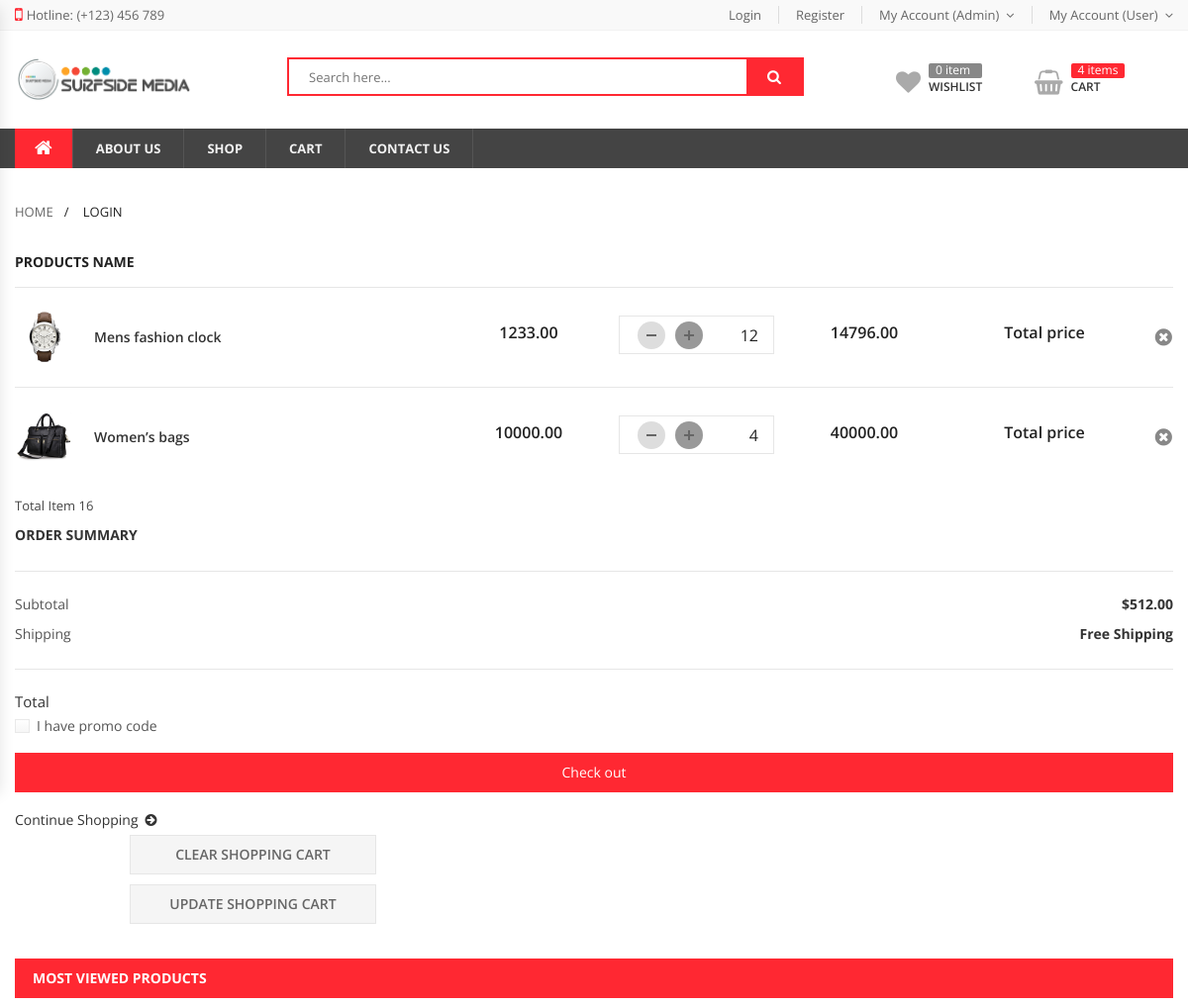
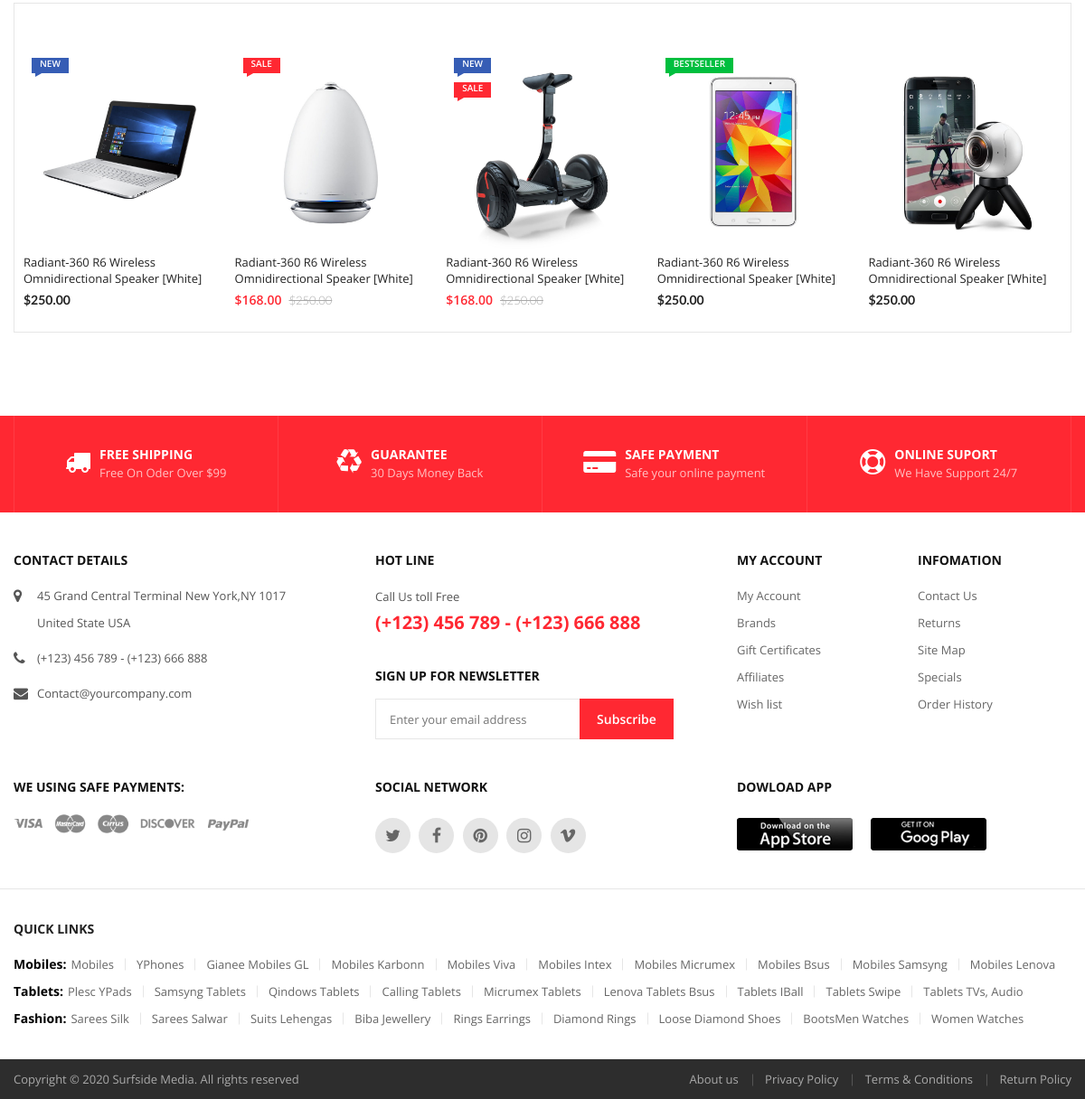
Screenshot of /products/cart/ (signed in) with the database file from the repository (2 pictures, top to bottom).
### orders/models.py (models this page shows, shortened)
class OrderItem(models.Model):
	product = models.ForeignKey(Product, on_delete=models.SET_NULL, null=True)
	order = models.ForeignKey(Order, on_delete=models.SET_NULL, null=True)
	quantity = models.IntegerField(default=0, null=True, blank=True)
	date_added = models.DateTimeField(auto_now_add=True)
	@property
	def get_total(self):
		total = self.product.price * self.quantity
		return total

### products/models.py (models this page shows, shortened)
class Product(models.Model):
    name = models.CharField(max_length=100)
    price = models.FloatField()
    discount_price = models.FloatField(blank=True, null=True)
    category = models.ForeignKey(Category,related_name='products',on_delete=models.CASCADE)
    description = models.TextField(blank=True, null=True)
    image = models.ImageField(upload_to='product_img',default='/static/images/default/demo.jpg')
    available = models.BooleanField(default=True)
    created_at = models.DateTimeField(auto_now_add=True)
    updated_at = models.DateTimeField(auto_now=True)
    favourites = models.ManyToManyField(Accounts, related_name='favourite', default=None, blank=True)
    is_verified = models.BooleanField(
        _('verified'),
        default=False,
        help_text=_(
            'Designates whether this product has been verified.'
            'Un-verified will not show in website.'
        ),
    )

### products/views.py (the view)
# urls.py: path('cart/', cart, name="cart_page"),
def cart(request):
	if request.user.is_authenticated:
		customer = request.user
		order, created = Order.objects.get_or_create(customer=customer, complete=False)
		items = order.orderitem_set.all()
		cartItems = order.get_cart_items
	else:
		items = []
		order = {'get_cart_total':0, 'get_cart_items':0, 'shipping':False}
		cartItems = order['get_cart_items']
	context = {'items':items, 'order':order, 'cartItems':cartItems}
	return render(request, 'orders/cart.html', context)

### orders/models.py (called while the page is built)
	@property
	def get_cart_items(self):
		orderitems = self.orderitem_set.all()
		total = sum([item.quantity for item in orderitems])
		return total

### users/models.py (called while the page is built)
    def __str__(self):
        return self.email

### templates/orders/cart.html (shortened to what this page needs)
{% extends 'base.html' %}
{% load static %}
{% block content %}
	<main id="main" class="main-site">
		<div class="container">
			<div class="wrap-breadcrumb">
				<ul>
					<li class="item-link"><a href="#" class="link">home</a></li>
					<li class="item-link"><span>login</span></li>
				</ul>
			</div>
			<div class=" main-content-area">
				<div class="wrap-iten-in-cart">
					<h3 class="box-title">Products Name</h3>
					<ul class="products-cart">
                        {% for item in items %}
						<li class="pr-cart-item">
							<div class="product-image">
								<figure><img src="{{item.product.image.url}}" alt=""></figure>
							</div>
							<div class="product-name">
								<a class="link-to-product" href="#">{{item.product.name}}</a>
							</div>
							<div class="price-field produtc-price"><p class="price">{{item.product.price|floatformat:2}}</p></div>
							<div class="quantity">
								<div class="quantity-input">
									<input type="text" name="product-quatity" value="{{item.quantity}}" data-max="120" pattern="[0-9]*" >
									<a class="btn btn-increase update-cart" data-product="{{item.product.id}}" data-action="add" href="#"></a>
									<a class="btn btn-reduce update-cart" data-product="{{item.product.id}}" data-action="remove" href="#"></a>
								</div>
							</div>
							<div class="price-field sub-total">
                                <p class="price">{{item.get_total|floatformat:2}}</p>
                            </div>
                            <div class="price-field sub-total">
                                <p class="price">Total price {{item.get_cart_total}}</p>
                            </div>
							<div class="delete">
								<a href="#" class="btn btn-delete" title="">
									<i class="fa fa-times-circle" aria-hidden="true"></i>
								</a>
							</div>
						</li>
                        {% endfor %}
					</ul>
				</div>
                <div class="price-field sub-total">
                    <p class="price">Total Item {{cartItems}}</p>
                </div>
				<div class="summary">
					<div class="order-summary">
						<h4 class="title-box">Order Summary</h4>
						<p class="summary-info"><span class="title">Subtotal</span><b class="index">$512.00</b></p>
						<p class="summary-info"><span class="title">Shipping</span><b class="index">Free Shipping</b></p>
						<p class="summary-info total-info "><span class="title">Total</span><b class="index">{{item.get_total|floatformat:2}}</b></p>
					</div>
					<div class="checkout-info">
						<label class="checkbox-field">
							<input class="frm-input " name="have-code" id="have-code" value="" type="checkbox"><span>I have promo code</span>
						</label>
						<a class="btn btn-checkout" href="checkout.html">Check out</a>
						<a class="link-to-shop" href="shop.html">Continue Shopping<i class="fa fa-arrow-circle-right" aria-hidden="true"></i></a>
					</div>
					<div class="update-clear">
						<a class="btn btn-clear" href="#">Clear Shopping Cart</a>
						<a class="btn btn-update" href="#">Update Shopping Cart</a>
					</div>
				</div>
				<div class="wrap-show-advance-info-box style-1 box-in-site">
					<h3 class="title-box">Most Viewed Products</h3>
					<div class="wrap-products">
						<div class="products slide-carousel owl-carousel style-nav-1 equal-container" data-items="5" data-loop="false" data-nav="true" data-dots="false" data-responsive='{"0":{"items":"1"},"480":{"items":"2"},"768":{"items":"3"},"992":{"items":"3"},"1200":{"items":"5"}}' >
							<div class="product product-style-2 equal-elem ">
								<div class="product-thumnail">
									<a href="#" title="T-Shirt Raw Hem Organic Boro Constrast Denim">
										<figure><img src="assets/images/products/digital_04.jpg" width="214" height="214" alt="T-Shirt Raw Hem Organic Boro Constrast Denim"></figure>
									</a>
									<div class="group-flash">
										<span class="flash-item new-label">new</span>
									</div>
									<div class="wrap-btn">
									</div>
								</div>
								<div class="product-info">
									<a href="#" class="product-name"><span>Radiant-360 R6 Wireless Omnidirectional Speaker [White]</span></a>
									<div class="wrap-price"><span class="product-price">$250.00</span></div>
								</div>
							</div>
							<div class="product product-style-2 equal-elem ">
								<div class="product-thumnail">
									<a href="#" title="T-Shirt Raw Hem Organic Boro Constrast Denim">
										<figure><img src="assets/images/products/digital_17.jpg" width="214" height="214" alt="T-Shirt Raw Hem Organic Boro Constrast Denim"></figure>
									</a>
									<div class="group-flash">
										<span class="flash-item sale-label">sale</span>
									</div>
									<div class="wrap-btn">
									</div>
								</div>
								<div class="product-info">
									<a href="#" class="product-name"><span>Radiant-360 R6 Wireless Omnidirectional Speaker [White]</span></a>
									<div class="wrap-price"><ins><p class="product-price">$168.00</p></ins> <del><p class="product-price">$250.00</p></del></div>
								</div>
							</div>
							<div class="product product-style-2 equal-elem ">
								<div class="product-thumnail">
									<a href="#" title="T-Shirt Raw Hem Organic Boro Constrast Denim">
										<figure><img src="assets/images/products/digital_15.jpg" width="214" height="214" alt="T-Shirt Raw Hem Organic Boro Constrast Denim"></figure>
									</a>
									<div class="group-flash">
										<span class="flash-item new-label">new</span>
										<span class="flash-item sale-label">sale</span>
									</div>
									<div class="wrap-btn">
									</div>
								</div>
								<div class="product-info">
									<a href="#" class="product-name"><span>Radiant-360 R6 Wireless Omnidirectional Speaker [White]</span></a>
									<div class="wrap-price"><ins><p class="product-price">$168.00</p></ins> <del><p class="product-price">$250.00</p></del></div>
								</div>
							</div>
							<div class="product product-style-2 equal-elem ">
								<div class="product-thumnail">
									<a href="#" title="T-Shirt Raw Hem Organic Boro Constrast Denim">
										<figure><img src="assets/images/products/digital_01.jpg" width="214" height="214" alt="T-Shirt Raw Hem Organic Boro Constrast Denim"></figure>
									</a>
									<div class="group-flash">
										<span class="flash-item bestseller-label">Bestseller</span>
									</div>
									<div class="wrap-btn">
									</div>
								</div>
								<div class="product-info">
									<a href="#" class="product-name"><span>Radiant-360 R6 Wireless Omnidirectional Speaker [White]</span></a>
									<div class="wrap-price"><span class="product-price">$250.00</span></div>
								</div>
							</div>
							<div class="product product-style-2 equal-elem ">
								<div class="product-thumnail">
									<a href="#" title="T-Shirt Raw Hem Organic Boro Constrast Denim">
										<figure><img src="assets/images/products/digital_21.jpg" width="214" height="214" alt="T-Shirt Raw Hem Organic Boro Constrast Denim"></figure>
									</a>
									<div class="wrap-btn">
									</div>
								</div>
								<div class="product-info">
									<a href="#" class="product-name"><span>Radiant-360 R6 Wireless Omnidirectional Speaker [White]</span></a>
									<div class="wrap-price"><span class="product-price">$250.00</span></div>
								</div>
							</div>
						</div>
					</div>
				</div>
			</div>
		</div>
	</main>
{% endblock %}

### static/css/color-01.css (style rules this page uses)
.product-style-1 .product-info .wrap-btn a::after, .primary .menu-item.home-icon, .center-section .wrap-search-form button, .wrap-banner .banner-link, .wrap-main-slide .slide-1 .btn-link, .wrap-main-slide .slide-3 .btn-link, .product-style-2 .product-thumnail .wrap-btn .function-link:hover, .wrap-footer-content .wrap-function-info, .wrap-newletter-footer .btn-submit, .wrap-footer-item .social-network ul li a:hover, .product-style-3 a.add-to-cart:hover, .widget.filter-widget .inline-round li a:hover, .widget.filter-widget .inline-round li a.active, .wrap-login-item .form-item .btn, .wrap-contacts .contact-box input[type="submit"], .wrap-icon-box .icon-box-item i, .aboutus-info.style-small-left .list-showups label input[type="radio"]:checked + span.check-box, .wrap-pagination-info .page-numbers li .page-number-item.current, .wrap-articles article .info a.btn-to-post:hover, .checkout-info .btn-checkout, .post-footer .comment-form fieldset.input-field input[type=submit], .wrap-product-detail .advance-info .tab-control a.active, #review_form_wrapper #review_form .comment-form p.form-submit input[type=submit], .wrap-product-detail .detail-info .wrap-butons .add-to-cart:hover, .wrap-product-detail .detail-info .quantity-input .btn:hover, .summary-item .btn, .choose-payment-methods .payment-method input[type=radio]:checked + span::before, .main-info-area .right-section .wrap-icon-section.minicart .index { background: #ff2832; }

### rows the page displays
OrderItem: product.image (picture), product.name "Mens fashion clock", product.price "1233.00", product-quatity "12", get_total "14796.00"
OrderItem: product.image (picture), product.name "Women’s bags", product.price "10000.00", product-quatity "4", get_total "40000.00"

### other values shown
{{ cartItems }} "16"
